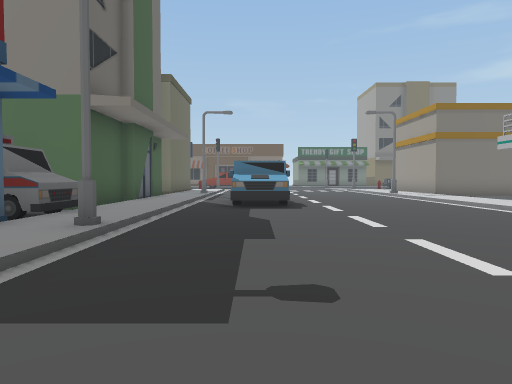
[1] (above)

15 first-person views from a walk through a 3-D level made in the Unity game engine. The camera is 1.3 m above the floor, tilts 2° down and sees 70° across. The floor is counted in squares, 2 m on a side. Each view is taken from the middle of a square. On the plan, view 1 faces up. The plan holds only what a view shows up to about 11 squares ahead; the rest is blank. The place goes on beyond the plan. The player character is not drawn. Some surface patterns are stand-ins.

[2]
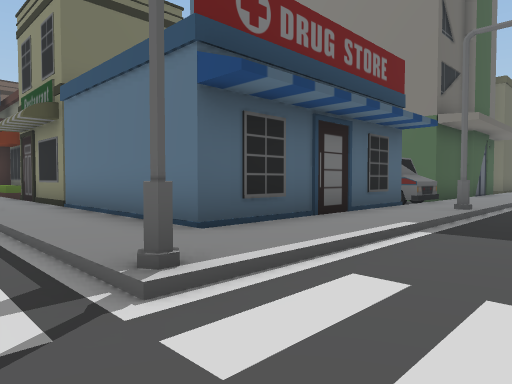

[3]
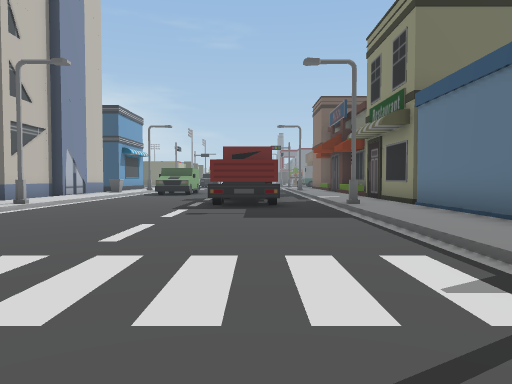

[4]
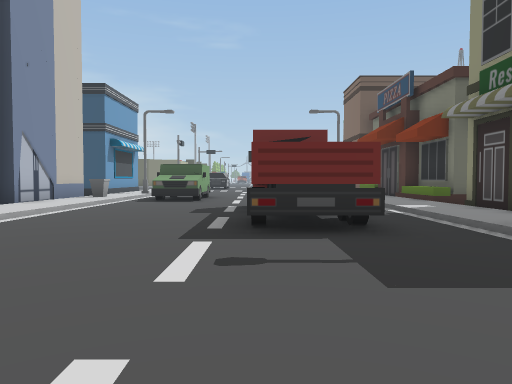

[5]
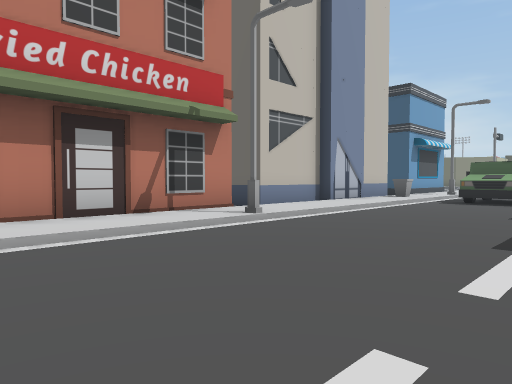

[6]
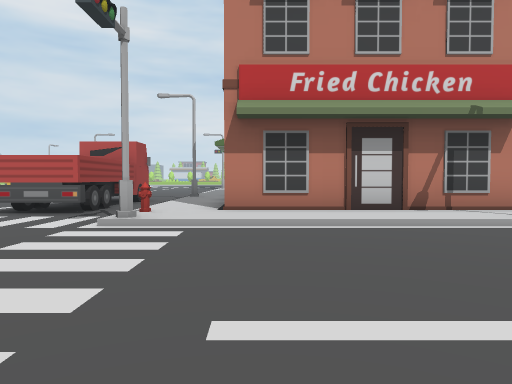

[7]
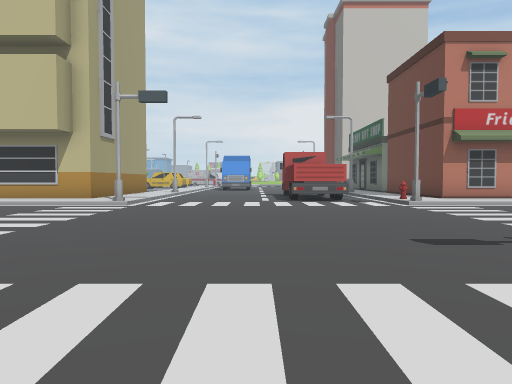

[8]
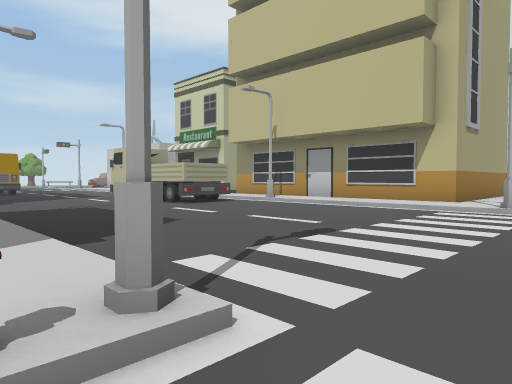

[9]
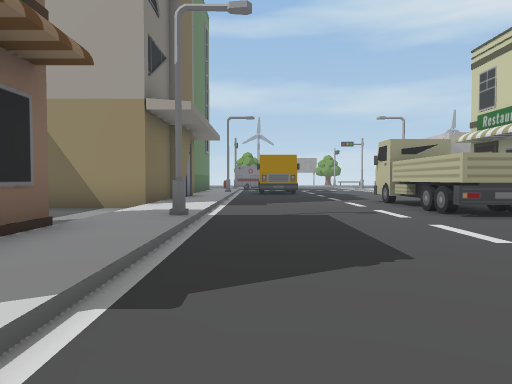

[10]
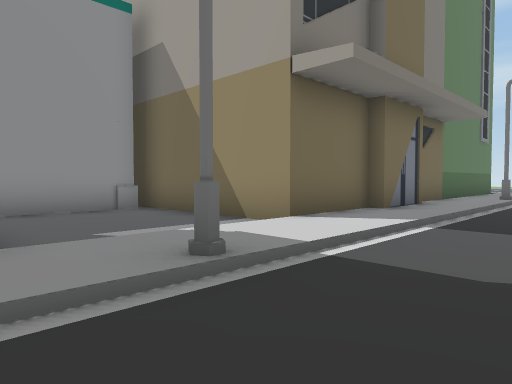

[11]
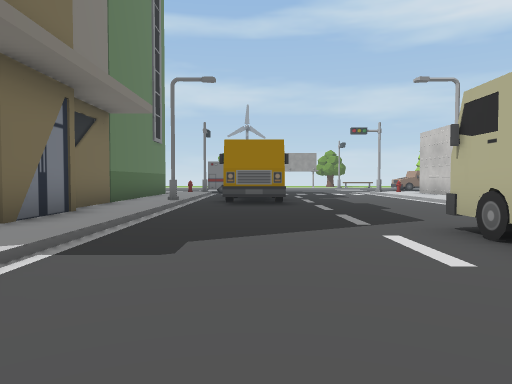

[12]
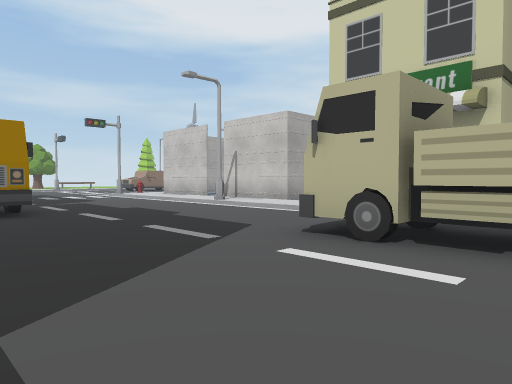

[13]
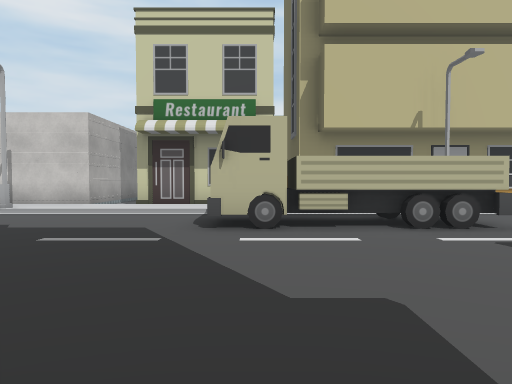

[14]
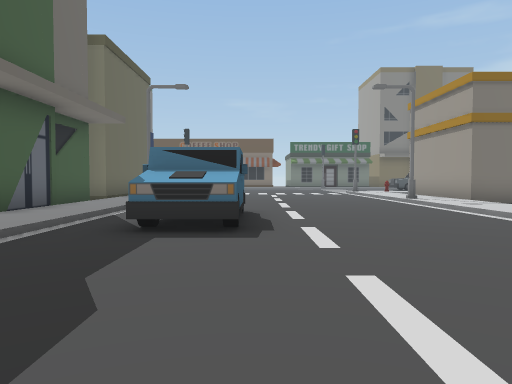

[15]
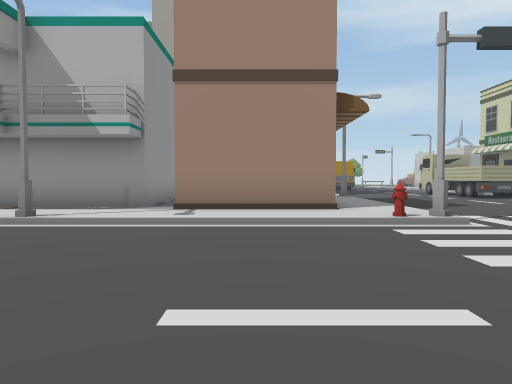

### Floor plan
Key: @ floor where view 1 was taken; # wall or solid block; . main floor; : floor 0.25 m higher than the main floor; / step, stairs or slope; ^ raised ledge; B building; T truck; S streetlight; H hydrant.
Columns run from 16 left of view 1 to 23 right of it. Each row starts with its distance up from view 1.
 15             #:   ..../:B
 14             B:S  ....S:BB
 13             B:/  ..../:.
 12             B:/  ..../:.
 11             B:/. T.../:
 10             B:/.TT.../:
  9             B:/.TT.../:
  8            BB:/....../:
  7             #:/....../  .#
  6             #:/......   .#
  5             #:/....../:..#
  4             #:S......S:..######
  3             #:/....../:.......B
  2             #:/....../:#   ...B
  1             #:/....../:#   ...B
  0  BB BBBB#####:/.@..../:#  #...BBBB BBBBB
 -1  ::/::::::::::/......H:::::::::::BB:::::
 -2    /////S/////#....../#/////S/////////S:
 -3      .................................T
 -4     T TT..............................T
 -5   .TTTTT..............................T.
 -6  .......................................
 -7 #^..........................TTTTT.......
 -8 #^..........................TTTTT.......
 -9  ///////S//////....../#/////S/////////S/
-10  /::::::::::::H....../:::::      ::::::
-11  BBBBBB######:/.TT.../:BBBBBBBBBBBBB####

Where each view was taken, in squares from view 1:
view 1: 0 up, 0 right, facing up
view 2: 3 down, 0 right, facing up-left
view 3: 4 down, 0 right, facing left
view 4: 5 down, 4 left, facing left
view 5: 5 down, 4 left, facing down-left
view 6: 4 down, 4 left, facing down
view 7: 0 up, 2 right, facing down
view 8: 1 down, 4 right, facing down-right
view 9: 3 down, 6 right, facing right
view 10: 4 down, 10 right, facing up-right
view 11: 4 down, 12 right, facing right
view 12: 3 down, 14 right, facing down-right
view 13: 1 down, 16 right, facing down
view 14: 4 up, 1 right, facing up
view 15: 1 up, 0 right, facing right
